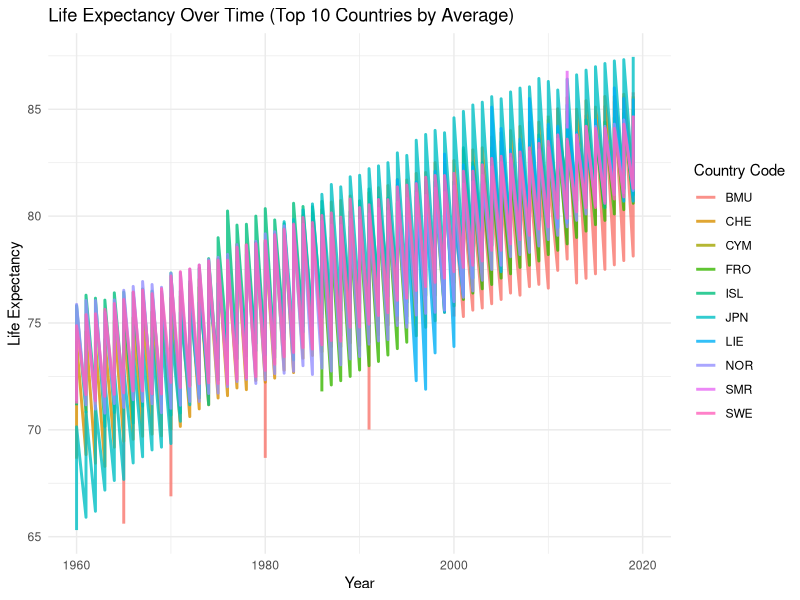
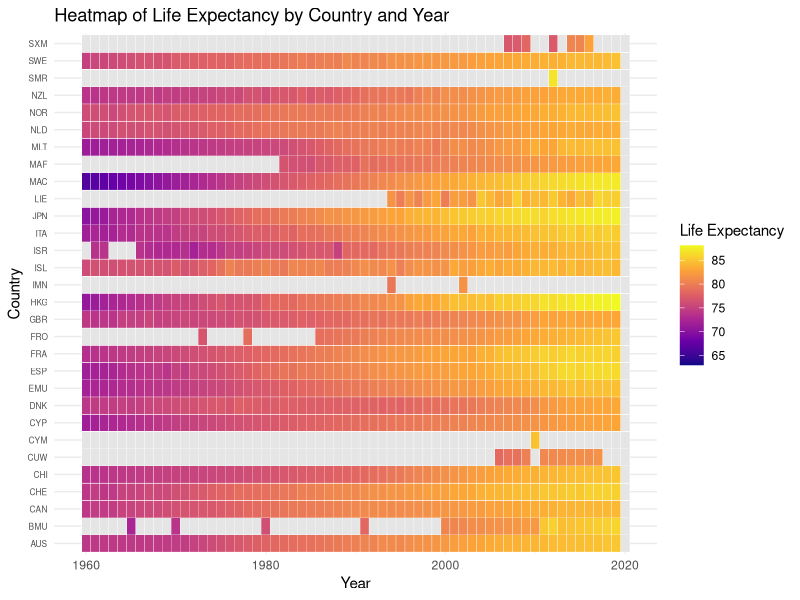

The R source for these figures, in order:
## ---- chunk 1
knitr::opts_chunk$set(echo = TRUE)
## ---- chunk 2
library(readr)
library(dplyr)
library(tidyr)
library(ggplot2)

life_exp <- read_csv("LifeExpData.csv")

# year columns are named "1960", "1961" etc — pivot to long so we can plot over time
life_exp_long <- life_exp %>%
  pivot_longer(
    cols = matches("^[0-9]{4}$"),
    names_to = "Year",
    values_to = "Life_Expectancy"
  ) %>%
  mutate(Year = as.integer(Year))

# narrow down to top 10 to keep the chart readable
top_codes <- life_exp_long %>%
  group_by(Country_Code) %>%
  summarise(avg_life = mean(Life_Expectancy, na.rm = TRUE)) %>%
  slice_max(avg_life, n = 10) %>%
  pull(Country_Code)

life_exp_subset <- life_exp_long %>%
  filter(Country_Code %in% top_codes)

ggplot(life_exp_subset, aes(x = Year, y = Life_Expectancy, color = Country_Code)) +
  geom_line(size = 1, alpha = 0.8) +
  labs(
    title = "Life Expectancy Over Time (Top 10 Countries by Average)",
    x = "Year",
    y = "Life Expectancy",
    color = "Country Code"
  ) +
  theme_minimal()
## ---- chunk 3
library(readr)
library(dplyr)
library(tidyr)
library(ggplot2)

life_exp <- read_csv("LifeExpData.csv")

life_exp_long <- life_exp %>%
  pivot_longer(
    cols = matches("^[0-9]{4}$"),
    names_to = "Year",
    values_to = "Life_Expectancy"
  ) %>%
  mutate(Year = as.integer(Year))

# 30 countries gives enough variety without making the heatmap unreadable
top_countries <- life_exp_long %>%
  group_by(Country_Code) %>%
  summarise(avg_life = mean(Life_Expectancy, na.rm = TRUE)) %>%
  slice_max(avg_life, n = 30) %>%
  pull(Country_Code)

filtered_data <- life_exp_long %>%
  filter(Country_Code %in% top_countries)

# plasma palette works well for life expectancy — lower values stand out clearly
ggplot(filtered_data, aes(x = Year, y = Country_Code, fill = Life_Expectancy)) +
  geom_tile(color = "white") +
  scale_fill_viridis_c(option = "plasma", na.value = "grey90") +
  labs(
    title = "Heatmap of Life Expectancy by Country and Year",
    x = "Year",
    y = "Country",
    fill = "Life Expectancy"
  ) +
  theme_minimal() +
  theme(axis.text.y = element_text(size = 6))
